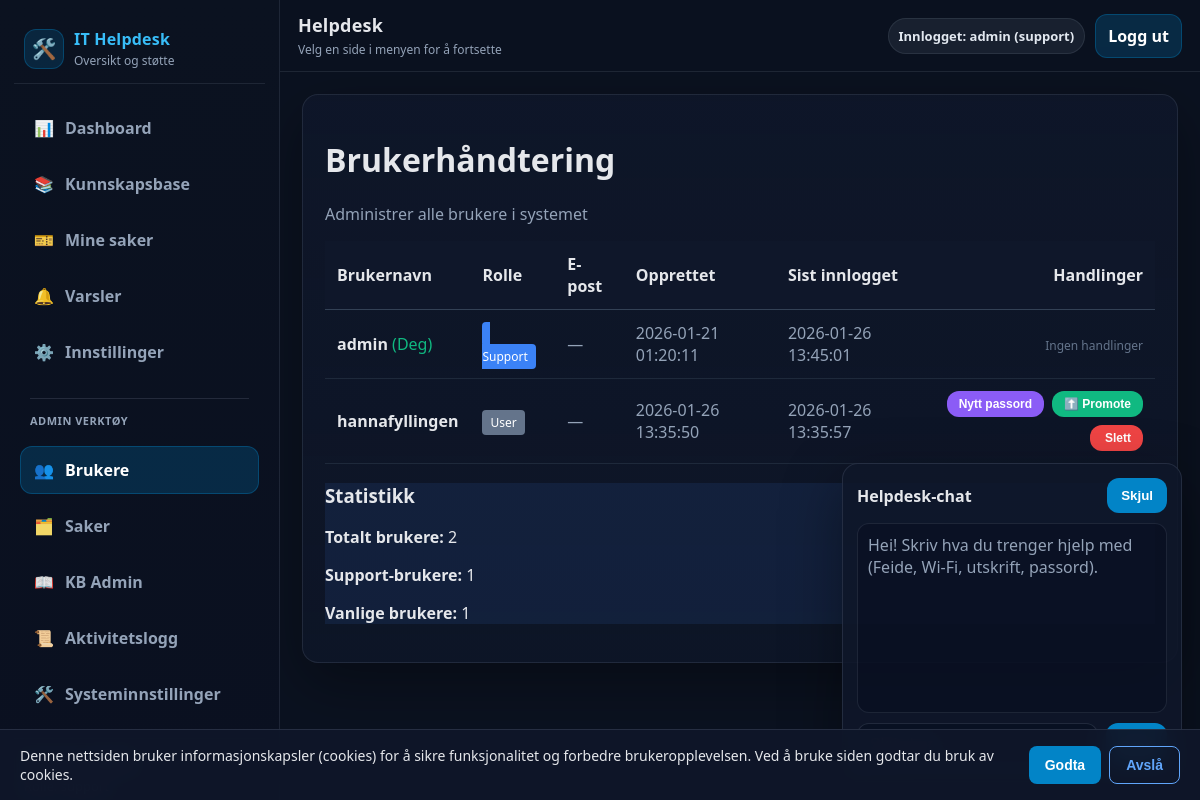
/admin/users (signed in), run on an earlier commit of the app's database.
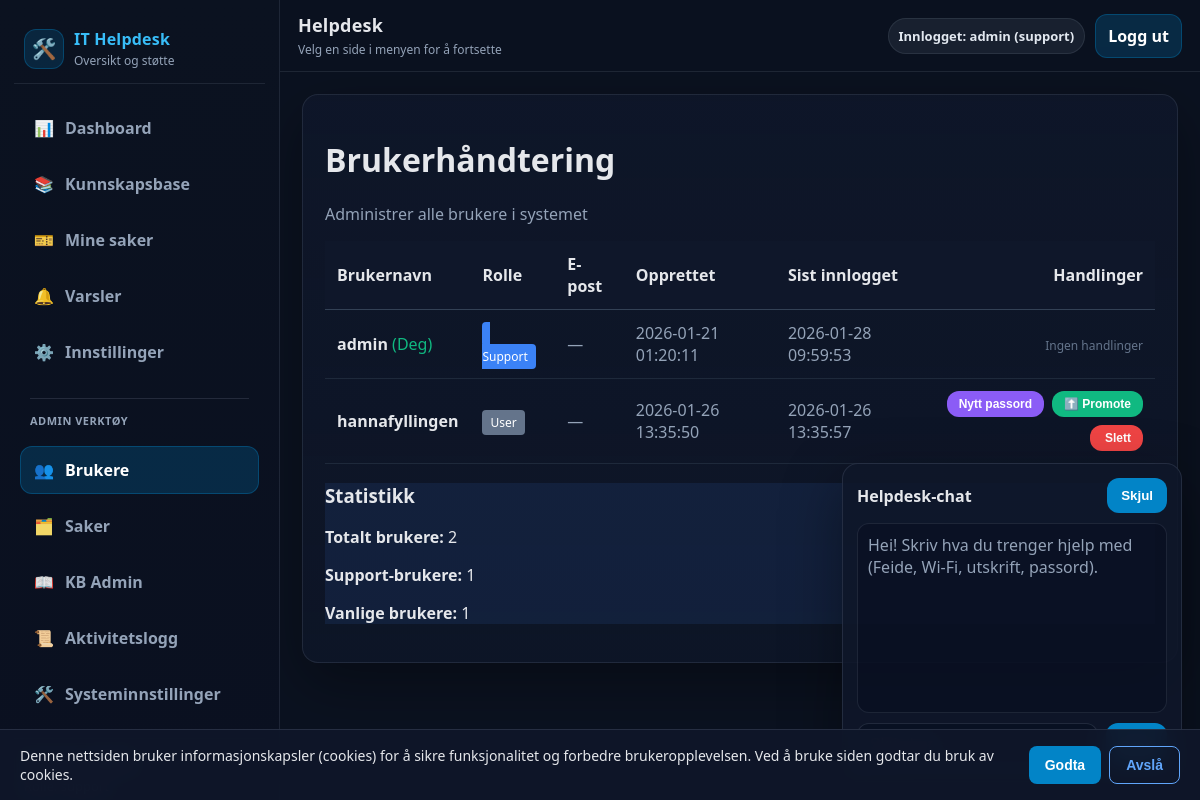
And on a later commit of the database.
### tables this page shows
CREATE TABLE users (
            id INTEGER PRIMARY KEY AUTOINCREMENT,
            username TEXT NOT NULL UNIQUE,
            pw_hash TEXT NOT NULL,
            role TEXT NOT NULL DEFAULT 'user',
            email TEXT,
            phone TEXT,
            created_at TEXT NOT NULL DEFAULT (datetime('now')),
            last_login TEXT,
            notify_email INTEGER NOT NULL DEFAULT 1,
            notify_inapp INTEGER NOT NULL DEFAULT 1,
            notify_sms INTEGER NOT NULL DEFAULT 0
        );

### routes.py (the view)
@bp.route("/admin/users")
def admin_users():
    user = current_user()
    if not user or current_role() != "support":
        abort(403)
    from .db import get_all_users
    try:
        users = get_all_users()
    except Exception as e:
        logger.error(f"Error fetching users: {e}")
        users = []
    return render_template("admin_users.html", users=users)

### __init__.py (called while the page is built)
def create_app():
    app = Flask(__name__)
    app.config.from_object(Config)
    init_mail(app)
    @app.after_request
    def set_security_headers(response):
        response.headers['X-Content-Type-Options'] = 'nosniff'
        response.headers['X-Frame-Options'] = 'DENY'
        response.headers['X-XSS-Protection'] = '1; mode=block'
        return response
    from .routes import bp
    app.register_blueprint(bp)
    return app

### db.py (called while the page is built)
def count_notifications(user: str) -> int:
    conn = _conn()
    cur = conn.cursor()
    cur.execute("SELECT COUNT(*) AS c FROM notifications WHERE user = ? AND read = 0", (user,))
    row = cur.fetchone()
    conn.close()
    return int(row["c"]) if row else 0

def _conn() -> sqlite3.Connection:
    DB_PATH.parent.mkdir(parents=True, exist_ok=True)
    conn = sqlite3.connect(DB_PATH)
    conn.row_factory = sqlite3.Row
    return conn

def get_all_users():
    conn = _conn()
    cur = conn.cursor()
    cur.execute("""
        SELECT username, role, email, created_at, last_login
        FROM users
        ORDER BY username ASC
    """)
    rows = cur.fetchall()
    conn.close()
    return rows

### routes.py (called while the page is built)
def current_user():
    return session.get("user")

def current_role():
    return session.get("role")

@bp.before_app_request
def ensure_db():
    try:
        init_db()
    except Exception as e:
        logger.error(f"Database initialization failed: {e}")

@bp.context_processor
def inject_notification_count():
    if current_user():
        try:
            return {"notif_count": count_notifications(current_user())}
        except Exception:
            return {"notif_count": 0}
    return {"notif_count": 0}

### templates/admin_users.html
{% extends "base.html" %}
{% block content %}
<div class="card">
  <h1> Brukerhåndtering</h1>
  <p class="muted">Administrer alle brukere i systemet</p>
</div>
<div class="card">
  <table style="width:100%; border-collapse:collapse;">
    <thead>
      <tr style="background:#0f172a; border-bottom:1px solid #334155;">
        <th style="padding:12px; text-align:left;">Brukernavn</th>
        <th style="padding:12px; text-align:left;">Rolle</th>
        <th style="padding:12px; text-align:left;">E-post</th>
        <th style="padding:12px; text-align:left;">Opprettet</th>
        <th style="padding:12px; text-align:left;">Sist innlogget</th>
        <th style="padding:12px; text-align:right;">Handlinger</th>
      </tr>
    </thead>
    <tbody>
      {% for u in users %}
      <tr style="border-bottom:1px solid #1e293b;">
        <td style="padding:12px;">
          <strong>{{ u.username }}</strong>
          {% if u.username == session.get("user") %}<span style="color:#10b981;">(Deg)</span>{% endif %}
        </td>
        <td style="padding:12px;">
          {% if u.role == 'support' %}
            <span style="background:#3b82f6; color:#fff; padding:4px 8px; border-radius:4px; font-size:12px;">️ Support</span>
          {% else %}
            <span style="background:#64748b; color:#fff; padding:4px 8px; border-radius:4px; font-size:12px;"> User</span>
          {% endif %}
        </td>
        <td style="padding:12px; color:#94a3b8;">{{ u.email or '—' }}</td>
        <td style="padding:12px; color:#94a3b8;">{{ u.created_at }}</td>
        <td style="padding:12px; color:#94a3b8;">{{ u.last_login or 'Aldri' }}</td>
        <td style="padding:12px; text-align:right;">
          {% if u.username != 'admin' and u.username != session.get("user") %}
            <div style="display:flex; gap:8px; justify-content:flex-end; flex-wrap:wrap;">
              <form method="post" action="{{ url_for('main.admin_reset_password', username=u.username) }}" style="display:inline;">
                <button type="submit" style="background:#8b5cf6; padding:6px 12px; font-size:12px;"> Nytt passord</button>
              </form>
              {% if u.role == 'user' %}
              <form method="post" action="{{ url_for('main.promote_user', username=u.username) }}" style="display:inline;">
                <button type="submit" style="background:#10b981; padding:6px 12px; font-size:12px;">⬆️ Promote</button>
              </form>
              {% else %}
              <form method="post" action="{{ url_for('main.demote_user', username=u.username) }}" style="display:inline;">
                <button type="submit" style="background:#f59e0b; padding:6px 12px; font-size:12px;">⬇️ Demote</button>
              </form>
              {% endif %}
              <form method="post" action="{{ url_for('main.delete_user', username=u.username) }}" style="display:inline;" onsubmit="return confirm('Slette bruker {{ u.username }}? Dette kan ikke angres!');">
                <button type="submit" style="background:#ef4444; padding:6px 12px; font-size:12px;">️ Slett</button>
              </form>
            </div>
          {% else %}
            <span style="color:#64748b; font-size:12px;">Ingen handlinger</span>
          {% endif %}
        </td>
      </tr>
      {% endfor %}
    </tbody>
  </table>
</div>
<div class="card" style="background:rgba(59,130,246,.1); border-color:#3b82f6;">
  <h3> Statistikk</h3>
  <p><strong>Totalt brukere:</strong> {{ users|length }}</p>
  <p><strong>Support-brukere:</strong> {{ users|selectattr('role', 'equalto', 'support')|list|length }}</p>
  <p><strong>Vanlige brukere:</strong> {{ users|selectattr('role', 'equalto', 'user')|list|length }}</p>
</div>
{% endblock %}

### templates/base.html (shortened to what this page needs)
<!doctype html>
<html lang="no">
  <head>
    <link rel="stylesheet" href="{{ url_for('static', filename='css/app.css') }}">
  </head>
  <body>
    {% set ep = request.endpoint or "" %}
    <div class="app">
      <aside class="sidebar">
        <div class="brand">
          <div class="logo">🛠️</div>
          <div>
            <div class="title">IT Helpdesk</div>
            <div class="subtitle">Oversikt og støtte</div>
          </div>
        </div>
        <nav class="nav">
          <a href="{{ url_for('main.dashboard') }}" class="{% if ep == 'main.dashboard' %}active{% endif %}">
            <span class="icon">📊</span> Dashboard
          </a>
          <a href="{{ url_for('main.kb') }}" class="{% if ep == 'main.kb' %}active{% endif %}">
            <span class="icon">📚</span> Kunnskapsbase
          </a>
          <a href="{{ url_for('main.tickets') }}" class="{% if ep == 'main.tickets' %}active{% endif %}">
            <span class="icon">🎫</span> Mine saker
          </a>
          <a href="{{ url_for('main.notifications_page') }}" class="{% if ep == 'main.notifications_page' %}active{% endif %}">
            <span class="icon">🔔</span> Varsler
          </a>
          <a href="{{ url_for('main.settings') }}" class="{% if ep == 'main.settings' %}active{% endif %}">
            <span class="icon">⚙️</span> Innstillinger
          </a>
          {% if session.get("role") == "support" %}
            <div style="margin:14px 10px 10px; padding-top:14px; border-top:1px solid rgba(148,163,184,.18); color:#94a3b8; font-size:11px; font-weight:900; letter-spacing:.5px;">
              ADMIN VERKTØY
            </div>
            <a href="{{ url_for('main.admin_users') }}" class="{% if ep == 'main.admin_users' %}active{% endif %}">
              <span class="icon">👥</span> Brukere
            </a>
            <a href="{{ url_for('main.admin_tickets') }}" class="{% if ep == 'main.admin_tickets' %}active{% endif %}">
              <span class="icon">🗂️</span> Saker
            </a>
            <a href="{{ url_for('main.admin_kb') }}" class="{% if ep == 'main.admin_kb' %}active{% endif %}">
              <span class="icon">📖</span> KB Admin
            </a>
            <a href="{{ url_for('main.activity_log') }}" class="{% if ep == 'main.activity_log' %}active{% endif %}">
              <span class="icon">📜</span> Aktivitetslogg
            </a>
            <a href="{{ url_for('main.admin_settings') }}" class="{% if ep == 'main.admin_settings' %}active{% endif %}">
              <span class="icon">🛠️</span> Systeminnstillinger
            </a>
          {% endif %}
        </nav>
        <div class="sidebar-footer">
          {% if session.get("user") %}
            Innlogget: <strong>{{ session.get("user") }}</strong>
            <div style="margin-top:6px; color:var(--muted);">
            </div>
          {% else %}
            Ikke innlogget
          {% endif %}
        </div>
      </aside>
      <div class="main">
        <header class="topbar">
          <div class="topbar-left">
            <p class="h1">Helpdesk</p>
            <p class="p">Velg en side i menyen for å fortsette</p>
          </div>
          <div class="topbar-right">
            {% if session.get("user") %}
              <span class="pill">Innlogget: {{ session.get("user") }} ({{ session.get("role") }})</span>
              <a class="btn" href="{{ url_for('main.logout') }}">Logg ut</a>
            {% endif %}
          </div>
        </header>
        <main class="page">
          <div class="content-wrap">
            {% block content %}{% endblock %}
          </div>
        </main>
      </div>
    </div>
    <div id="chatbot">
      <div class="chat-card">
        <div style="display:flex; justify-content:space-between; align-items:center;">
          <strong>Helpdesk-chat</strong>
          <button id="chatToggle" type="button">Skjul</button>
        </div>
        <div id="chatBody">
          <div id="chatLog">
            <div class="muted">
              Hei! Skriv hva du trenger hjelp med (Feide, Wi-Fi, utskrift, passord).
            </div>
          </div>
          <div style="display:flex; gap:8px; margin-top:10px;">
            <button id="chatSend" type="button">Send</button>
          </div>
        </div>
      </div>
    </div>
    <div id="cookieBanner" style="display:none; position:fixed; bottom:0; left:0; right:0; background:rgba(15,23,42,.95); border-top:1px solid rgba(148,163,184,.18); padding:16px 20px; z-index:9999; backdrop-filter:blur(10px);">
      <div style="max-width:1200px; margin:0 auto; display:flex; justify-content:space-between; align-items:center; gap:16px; flex-wrap:wrap;">
        <p style="margin:0; color:#e5e7eb; font-size:14px; flex:1; min-width:250px;">
          Denne nettsiden bruker informasjonskapsler (cookies) for å sikre funksjonalitet og forbedre brukeropplevelsen. Ved å bruke siden godtar du bruk av cookies.
        </p>
        <div style="display:flex; gap:8px; flex-shrink:0;">
          <button id="cookieAccept" type="button" style="background:#0284c7; color:#fff; border:none; padding:10px 16px; border-radius:8px; font-weight:700; cursor:pointer; font-size:14px;">
            Godta
          </button>
          <button id="cookieReject" type="button" style="background:transparent; color:#60a5fa; border:1px solid #60a5fa; padding:10px 16px; border-radius:8px; font-weight:700; cursor:pointer; font-size:14px;">
            Avslå
          </button>
        </div>
      </div>
    </div>
  </body>
</html>

### static/css/app.css (style rules this page uses)
:root { --bg:#0b1220; --panel:#0f172a; --panel2:#111c33; --border:rgba(148,163,184,.14); --muted:#94a3b8; --text:#e5e7eb; --primary:#0284c7; --primaryHover:#0ea5e9; --sidebarW: 280px; --topbarH: 72px; --radius: 16px; }
* { box-sizing:border-box; }
html, body { height:100%; }
body { margin:0; font-family: system-ui, -apple-system, BlinkMacSystemFont, "Segoe UI", "Apple Color Emoji", "Segoe UI Emoji", "Segoe UI Symbol", sans-serif; background:var(--bg); color:var(--text); }
.app { min-height:100vh; display:flex; }
.sidebar { width:var(--sidebarW); background:linear-gradient(180deg, #0b1220 0%, #0a1020 100%); border-right:1px solid var(--border); position:fixed; left:0; top:0; bottom:0; padding:18px 14px; overflow:auto; }
.brand { display:flex; align-items:center; gap:10px; padding:10px 10px 14px; border-bottom:1px solid var(--border); margin-bottom:14px; }
.brand .logo { width:40px; height:40px; display:flex; align-items:center; justify-content:center; border-radius:12px; background:rgba(2,132,199,.18); border:1px solid rgba(2,132,199,.35); font-size:20px; }
.brand .title { font-weight:900; letter-spacing:.2px; color:#38bdf8; }
.brand .subtitle { font-size:12px; color:var(--muted); margin-top:2px; }
.nav { display:flex; flex-direction:column; gap:8px; padding:6px 6px; }
.nav a { display:flex; align-items:center; gap:10px; padding:12px 12px; border-radius:12px; text-decoration:none; color:var(--muted); font-weight:800; border:1px solid transparent; }
.nav a.active { background:rgba(2,132,199,.22); border-color:rgba(2,132,199,.35); color:#ffffff; }
.nav .icon { width:22px; display:inline-flex; align-items:center; justify-content:center; opacity:.95; }
.sidebar-footer { margin-top:14px; padding:14px 10px; border-top:1px solid var(--border); color:var(--muted); font-size:13px; }
.main { margin-left:var(--sidebarW); width:calc(100% - var(--sidebarW)); min-height:100vh; display:flex; flex-direction:column; }
.topbar { height:var(--topbarH); position:sticky; top:0; z-index:20; display:flex; align-items:center; justify-content:space-between; padding:14px 18px; background:rgba(11,18,32,.86); backdrop-filter: blur(10px); border-bottom:1px solid var(--border); }
.topbar-left { display:flex; flex-direction:column; gap:4px; }
.topbar-left .h1 { font-size:18px; font-weight:900; margin:0; letter-spacing:.2px; }
.topbar-left .p { margin:0; font-size:12px; color:var(--muted); }
.topbar-right { display:flex; align-items:center; gap:10px; flex-wrap:wrap; justify-content:flex-end; }
.pill { display:inline-flex; align-items:center; gap:8px; padding:8px 10px; border-radius:999px; background:rgba(148,163,184,.10); border:1px solid rgba(148,163,184,.14); color:#e2e8f0; font-weight:800; font-size:13px; white-space:nowrap; }
.btn { display:inline-flex; align-items:center; gap:8px; padding:10px 12px; border-radius:12px; text-decoration:none; font-weight:900; border:1px solid rgba(2,132,199,.35); background:rgba(2,132,199,.22); color:#fff; }
.page { padding:22px 22px 80px; }
.content-wrap { background:linear-gradient(180deg, rgba(15,23,42,.85) 0%, rgba(15,23,42,.65) 100%); border:1px solid rgba(148,163,184,.14); border-radius:var(--radius); padding:22px; box-shadow:0 20px 60px rgba(0,0,0,.35); }
button { background:var(--primary); color:#fff; border:0; border-radius:12px; padding:10px 14px; font-weight:900; cursor:pointer; }
#chatbot { position:fixed; right:18px; bottom:18px; width:340px; max-width:92vw; z-index:9999; }
#chatbot .chat-card { background:rgba(15,23,42,.90); border:1px solid rgba(148,163,184,.16); border-radius:16px; box-shadow:0 20px 60px rgba(0,0,0,.38); padding:14px; }
#chatLog { height:190px; overflow:auto; border:1px solid rgba(148,163,184,.14); border-radius:12px; padding:10px; margin-top:10px; background:rgba(2,6,23,.28); }
.muted { color:var(--muted); }

What changed in the data, as far as the page shows it:
changed users "admin": last_login "2026-01-26 13:45:01" → "2026-01-28 09:59:53"
